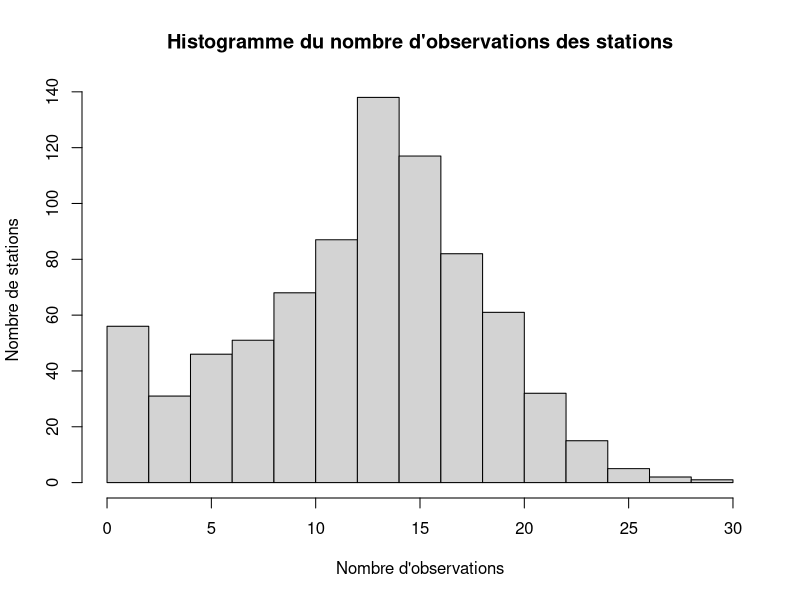
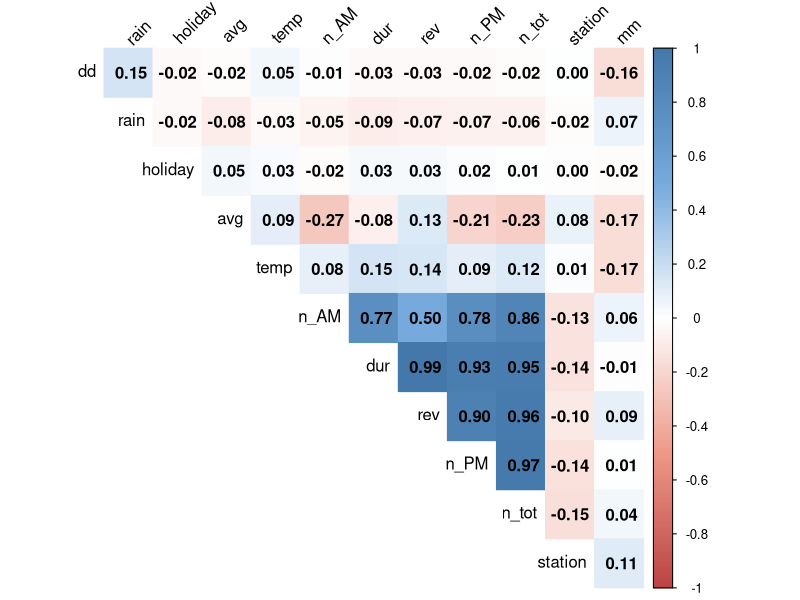
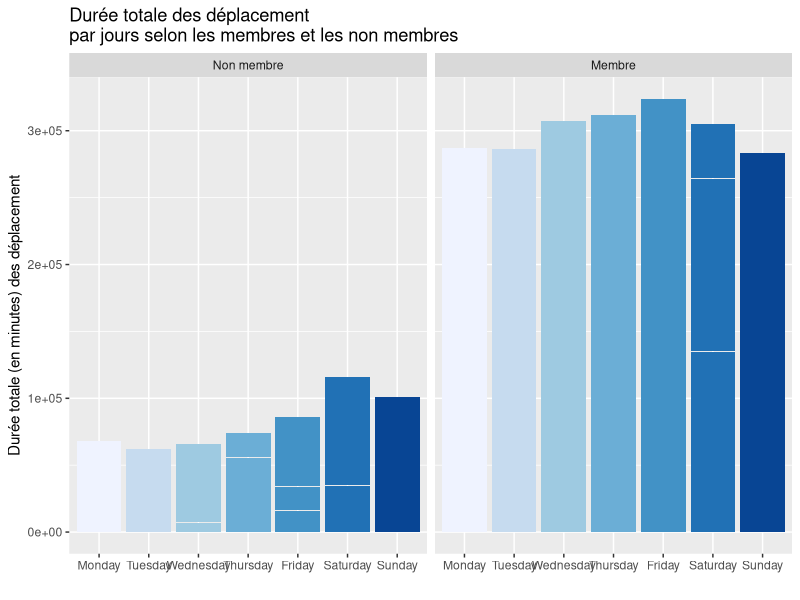
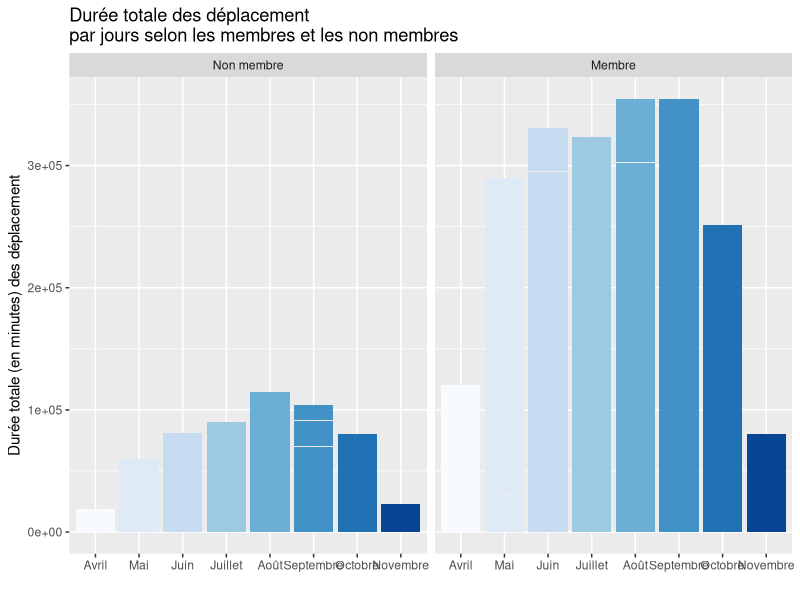
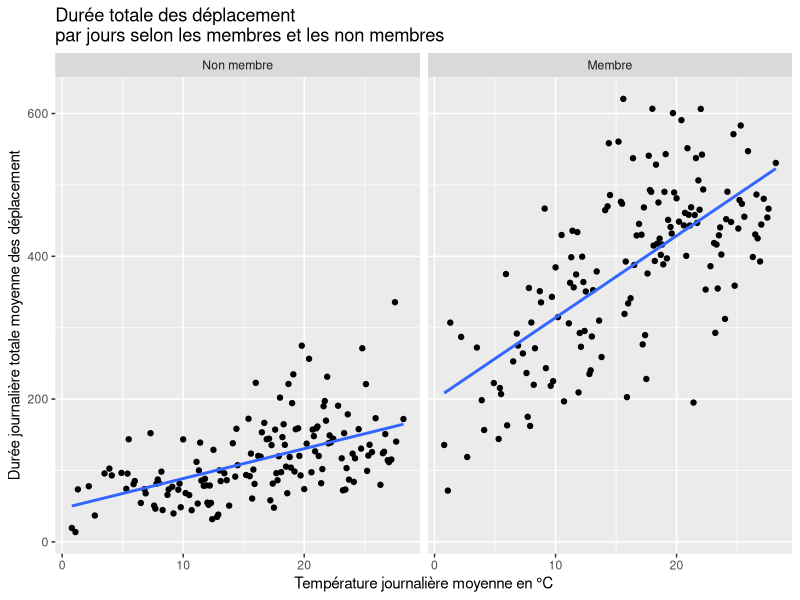
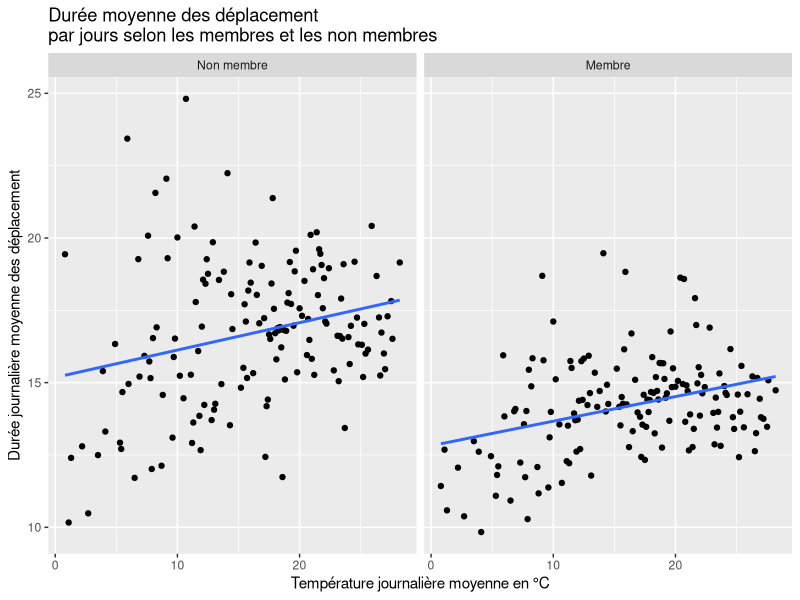
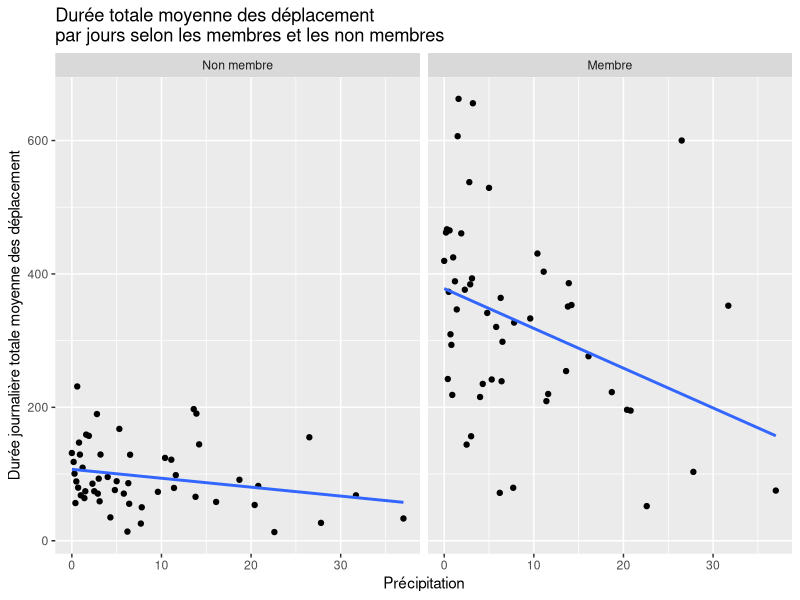
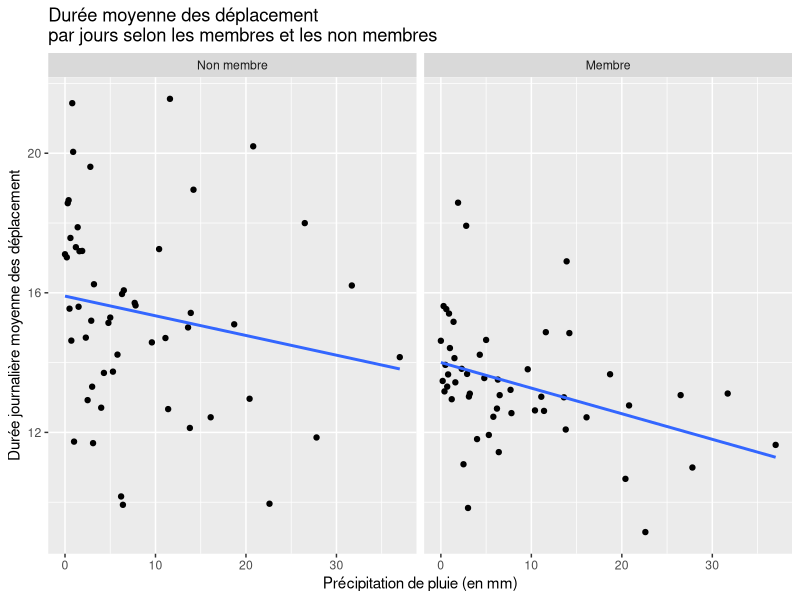

Reproduce these figures in R, in order.
## ---- chunk 1
knitr::opts_chunk$set(echo = FALSE)
knitr::opts_chunk$set(message = FALSE)
knitr::opts_chunk$set(warning = FALSE)
knitr::opts_chunk$set(error = FALSE)
## ---- chunk 2
library(tidyverse)
library(ggthemes)
library(RColorBrewer)
library(knitr)
library(corrplot)
## ---- chunk 3
dat = read.csv("bixi1.csv")

## ---- chunk 4
#Importation des données
bixi_raw_data_df= dat
#bixi_raw_data_df=read.table("raw_data/bixi1.csv", sep = ",", header = T)
## ---- chunk 5
knitr::kable(head(bixi_raw_data_df), caption="6 premières observations du jeu de données")
## ---- chunk 6
knitr::kable(tail(bixi_raw_data_df), caption="6 dernières observations du jeu de données")
## ---- chunk 7
str(bixi_raw_data_df)
## ---- chunk 8
options(knitr.kable.NA = "")
bixi_df=data.frame(station=as.factor(bixi_raw_data_df$station),
                   mm=as.factor(bixi_raw_data_df$mm),
                   dd=as.factor(bixi_raw_data_df$dd),
                   wday=as.factor(bixi_raw_data_df$wday),
                   mem=as.factor(bixi_raw_data_df$mem),
                   holiday=as.factor(bixi_raw_data_df$holiday),
                   bixi_raw_data_df[,7:ncol(bixi_raw_data_df)])
knitr::kable(summary(bixi_df), caption="Sommaire des observations")
## ---- chunk 9
freqTable_station=table(bixi_df$station)
hist(freqTable_station, xlab = "Nombre d'observations", ylab = "Nombre de stations", main = "Histogramme du nombre d'observations des stations")
## ---- chunk 10
my_colors  <- colorRampPalette(c("#BB4444", "#EE9988", "#FFFFFF", "#77AADD", "#4477AA"))(200)
corplot_dat <- dat %>% 
  select(-c(wday,mem))

corplot <- corrplot(cor(corplot_dat,use='pairwise.complete.obs'), 
                    method = "color",col = my_colors,
                    type = "upper", order = "hclust",
                    addCoef.col = "black",
                    tl.col = "black", tl.srt = 45,
                    sig.level = 0.01, insig = "blank",
                    diag = FALSE
                    )

## ---- chunk 11
dat$wday <- factor(dat$wday,
                   levels = c("Monday", "Tuesday", "Wednesday", "Thursday", "Friday", "Saturday", "Sunday"))

label <- c(`1` = "Membre", `0` = "Non membre")
## ---- chunk 12
ggplot(dat, aes(x=wday, y=dur,
           fill = wday)) +
  geom_bar(stat = "identity") +
  scale_fill_brewer(palette = "Blues")+
  facet_wrap(~ mem,labeller=labeller(mem=label))+
  theme(legend.position="none")+
  labs(title = "Durée totale des déplacement \npar jours selon les membres et les non membres")+
  xlab("")+
  ylab("Durée totale (en minutes) des déplacement")
## ---- chunk 13
dat$wday <- factor(dat$wday,
                   levels = c("Monday", "Tuesday", "Wednesday", "Thursday", "Friday", "Saturday", "Sunday"))

label <- c(`1` = "Membre", `0` = "Non membre")
## ---- chunk 14
ggplot(dat, aes(as.factor(mm), dur, fill = as.factor(mm))) +
  geom_bar(stat = "identity") +
  scale_fill_brewer(palette = "Blues")+
  facet_wrap(~ mem,labeller=labeller(mem=label))+
  theme(legend.position="none")+
  scale_x_discrete(breaks = 4:11,labels=c("Avril","Mai","Juin", "Juillet", "Août", "Septembre", "Octobre", "Novembre")) +
  labs(title = "Durée totale des déplacement \npar jours selon les membres et les non membres")+
  xlab("")+
  ylab("Durée totale (en minutes) des déplacement")
## ---- chunk 15
dat_temp <- dat %>%
  select(mem, dur, temp, avg) %>% 
  group_by(temp, mem) %>%
  summarise(dur = (mean(dur)),
            avg = mean(avg))
## ---- chunk 16
ggplot(dat_temp, aes(temp, dur)) +
  geom_point() +
  facet_wrap(~mem,labeller=labeller(mem=label))+
  geom_smooth(method='lm',  se=FALSE) +
  labs(title = "Durée totale des déplacement \npar jours selon les membres et les non membres")+
  xlab("Température journalière moyenne en °C")+
  ylab("Durée journalière totale moyenne des déplacement")

ggplot(dat_temp, aes(temp, avg)) +
  geom_point() +
  facet_wrap(~mem,labeller=labeller(mem=label))+
  geom_smooth(method='lm',  se=FALSE) +
  labs(title = "Durée moyenne des déplacement \npar jours selon les membres et les non membres")+
  xlab("Température journalière moyenne en °C")+
  ylab("Durée journalière moyenne des déplacement")

dat_temp_cor = dat_temp %>% 
  group_by(mem) %>%
  summarise(cor = cor(temp,dur),
            cor_avg = cor(temp,avg))
## ---- chunk 17
dat_rain <- dat %>%
  select(mem, dur, rain, avg) %>% 
  group_by(rain, mem) %>%
  summarise(dur = mean(dur),
            avg = mean(avg))

## ---- chunk 18
ggplot(dat_rain, aes(rain, dur)) +
  geom_point() +
  facet_wrap(~mem,labeller=labeller(mem=label)) +
  geom_smooth(method='lm', se=FALSE) +
  labs(title = "Durée totale moyenne des déplacement \npar jours selon les membres et les non membres")+
  xlab("Précipitation")+
  ylab("Durée journalière totale moyenne des déplacement")

ggplot(dat_rain, aes(rain, avg)) +
  geom_point() +
  facet_wrap(~mem,labeller=labeller(mem=label)) +
  geom_smooth(method='lm', se=FALSE) +
  labs(title = "Durée moyenne des déplacement \npar jours selon les membres et les non membres")+
  xlab("Précipitation de pluie (en mm)")+
  ylab("Durée journalière moyenne des déplacement")

dat_rain_cor = dat_rain %>% 
  group_by(mem) %>%
  summarise(cor = cor(rain,dur),
            cor_avg = cor(rain,avg))
## ---- chunk 19
dat_mem <- dat %>%
  select(mem, avg, dur) %>% 
  group_by(mem) %>%
  summarise(avg = mean(avg), dur = sum(dur)) %>% 
  mutate(dur_relative = ifelse(mem == 1, dur / sum(dat$mem == 1), dur / sum(dat$mem ==0))) %>% 
  mutate(mem = ifelse(mem == 1, "Membre", "Non-membre"))
## ---- chunk 20
kable(dat_mem, col.names = c("Membre", "Durée moyenne", "Durée totale", "Durée totale relative"), caption = "Détail sur la durée selon les abonnements")
## ---- chunk 21
dat_hol <- dat %>%
  select(holiday, avg, dur) %>% 
  group_by(holiday) %>%
  summarise(avg = mean(avg), dur = sum(dur)) %>% 
  mutate(dur_relative = ifelse(holiday == 1, dur / sum(dat$holiday == 1), dur / sum(dat$holiday ==0))) %>% 
  mutate(holiday = ifelse(holiday == 1, "Férié", "Non férié"))


kable(dat_hol, col.names = c("Jour", "Durée moyenne", "Durée totale", "Durée totale relative"), caption = "Détail sur la durée selon les fériés")

## ---- chunk 22
dat_station = dat %>% group_by(station) %>% summarise(dur = sum(dur))
data <- dat_station[order(-dat_station$dur), ]

# Créer un graphique à barres classant les stations en ordre décroissant
ggplot(data, aes(x = factor(station, levels = unique(data$station)), y = dur)) +
  geom_bar(stat = "identity", fill = "blue") +
  labs(x = "Station", y = "Somme de la Durée", title = "Stations Classées en Ordre Décroissant par Somme de Durée") +
  scale_x_discrete(labels = rep("", length(data$station))) +
  theme(panel.grid.major.x = element_blank(),
        axis.ticks.x = element_blank())
  
top3_stat_dur = head(data, 3)
## ---- chunk 23
dat_temp_ntot <- dat %>%
  select(mem, n_tot, temp) %>% 
  group_by(temp, mem) %>%
  summarise(n_tot = (mean(n_tot)))

ggplot(dat_temp_ntot, aes(temp, n_tot)) +
  geom_point() + geom_smooth(method='lm', se=FALSE) +
  facet_wrap(~mem,labeller=labeller(mem=label)) +
  labs(title = "Nombre moyen de déplacements \npar rapport à la température")+
  xlab("Température en °C")+
  ylab("Nombre de déplacement moyen")

dat_temp_ntot_cor = dat_temp_ntot %>% 
  group_by(mem) %>%
  summarise(cor = cor(temp,n_tot))
## ---- chunk 24

mean_temp_vs_mm <- round(aggregate(dat$temp~dat$mm, FUN=mean, na.rm = TRUE), digits=2)
kable(mean_temp_vs_mm, col.names = c("Mois","Température moyenne (°C)"), caption = "Température moyenne par mois")

## ---- chunk 25
dat_rain_ntot <- dat %>%
  select(mem, n_tot, rain) %>% 
  group_by(rain, mem) %>%
  summarise(n_tot = (mean(n_tot)))

ggplot(dat_rain_ntot, aes(rain, n_tot)) +
  geom_point() + geom_smooth(method='lm', se=FALSE) +
  facet_wrap(~mem,labeller=labeller(mem=label)) +
  labs(title = "Nombre moyen de déplacements \npar rapport à la quantité de précipitations")+
  xlab("Quantité de précipitations (mm) par jour")+
  ylab("Nombre de déplacement moyen")

dat_rain_ntot_cor = dat_rain_ntot %>% 
  group_by(mem) %>%
  summarise(cor = cor(rain,n_tot))
## ---- chunk 26

dat_n_tot_wday <- dat %>%
  select(mem, n_tot, wday, n_AM, n_PM) %>%
  group_by(wday, mem) %>%
  summarise(n_tot = mean(n_tot),
            n_AM =  mean(n_AM),
            n_PM =  mean(n_PM))%>%
            mutate(n_nuit = n_tot-n_AM-n_PM) %>% 
  select(wday,mem,n_AM,n_PM,n_nuit,n_tot)

dat_mean_n_tot_wday <- dat_n_tot_wday %>%
  group_by(mem) %>% 
  summarise(n_tot = mean(n_tot))

dat_n_tot_wday_2 <- tidyr::pivot_longer(dat_n_tot_wday, cols = starts_with("n_"), names_to = "moment", values_to = "nombre")

ggplot(data = dat_n_tot_wday_2, aes(x = wday, y = nombre, fill = factor(moment))) +
  geom_bar(stat = "identity", position = position_dodge(), width = 0.7) +
  facet_grid(mem ~ ., scales = "free_y", labeller = as_labeller(c('0' = "Non-membre", '1' = "Membre"))) +
  labs(title = "Déplacements en Bixi d'aprés le jour de la semaine",
       x = "Jour de la semaine", y = "Nombre de déplacements",
       fill = "Variable") +
  scale_fill_manual(values = c("n_AM" = "blue", "n_PM" = "red", "n_nuit" = "green", "n_tot" = "purple"),
                    name = "Moment de la   journée",
                    labels = c("AM", "Nuit", "PM", "Total"))+
  geom_text(aes(label = round(nombre, 1)), position = position_dodge(width = 0.7), vjust = -0.5, size = 2)+
  scale_x_discrete(labels = c("Lundi", "Mardi", "Mercredi", "Jeudi", "Vendredi", "Samedi", "Dimanche"))+
  theme(strip.text = element_text(size = 12, face = "bold"),
        axis.text.x = element_text(angle = 45, hjust = 1))

## ---- chunk 27

dat_hol_n_tot <- dat %>%
  select(holiday, n_tot) %>% 
  group_by(holiday) %>%
  mutate(mean_n_tot = n_tot) %>% 
  summarise(mean_n_tot = mean(n_tot), n_tot = sum(n_tot)) %>%
  mutate(holiday = ifelse(holiday == 1, "Férié", "Non férié"))

kable(dat_hol_n_tot, col.names = c("Jour", "Nb. déplacement moyen", "Nb. déplacement total"), caption = "Détail sur le nombre de déplacement selon les fériés")

## ---- chunk 28

dat_n_tot_vs_mois <- dat %>%
  select(mem, n_tot, mm) %>% 
  group_by(mm, mem) %>%
  summarise(n_tot = (mean(n_tot)))

mois <- c(rep("Avril",2), rep("Mai",2), rep("Juin",2), rep("Juillet",2), rep("Août",2), rep("Septembre",2), rep("Octobre",2), rep("Novembre",2))

dat_n_tot_vs_mois <- dat_n_tot_vs_mois %>% mutate(mm=factor(mm, levels=c(4:11), ordered=TRUE))

ggplot(dat_n_tot_vs_mois, aes(x=mm, y=n_tot,
           fill = mois)) +
  geom_bar(stat = "identity") +
  facet_wrap(~ mem,labeller=labeller(mem=label))+
  theme(legend.position="none")+
  labs(title = "Nombre de déplacement moyen\npar jours selon les membres et les non membres")+
  xlab("")+
  ylab("Nombre de déplacement")+
  scale_x_discrete(labels = c("Avril", "Mai", "Juin", "Juillet", "Août", "Septembre", "Octobre", "Novembre"))+
  theme(strip.text = element_text(size = 12, face = "bold"),
        axis.text.x = element_text(angle = 45, hjust = 1))+
  geom_text(aes(label = round(n_tot, 1)), position = position_dodge(width = 0.7), vjust = -0.5, size = 3)


memmois = (select(filter(dat_n_tot_vs_mois,mem ==1),n_tot))
nmemmois = (select(filter(dat_n_tot_vs_mois,mem ==0),n_tot))
cor_mois_m_vs_nm <- cor(memmois$n_tot,nmemmois$n_tot)
cor_mois_m_vs_avg_temp <- cor(memmois$n_tot,mean_temp_vs_mm$`dat$temp`)
cor_mois_nm_vs_avg_temp <- cor(nmemmois$n_tot,mean_temp_vs_mm$`dat$temp`)
## ---- chunk 29

dat_n_tot_station <- dat %>%
  select(mem, n_tot, station) %>% 
  group_by(station, mem) %>%
  summarise(n_tot = (sum(n_tot)))

top_station_m <- dat_n_tot_station %>% 
  filter(mem == 1) %>% 
  arrange(desc(n_tot)) %>% 
  head(5) %>% 
  cbind(c("Métro Mont-Royal (Rivard / du Mont-Royal)","Prince-Arthur / du Parc","De Bréboeuf / du Mont-Royal",
          "Messier / Du Mont-Royal", "Boyer / du Mont-Royal")) %>% 
  cbind(c("Plateau Mont-Royal","Plateau Mont-Royal","Plateau Mont-Royal","Plateau Mont-Royal","Plateau Mont-Royal"))  %>% 
  select(-matches("^mem"))

colnames(top_station_m)[3] <- "Emplacement"
colnames(top_station_m)[4] <- "Arrondissement"

top_station_m <- top_station_m%>% 
  select(station, Emplacement,Arrondissement, n_tot)

top_station_nm <- dat_n_tot_station %>% 
  filter(mem == 0) %>% 
  arrange(desc(n_tot)) %>% 
  head(5) %>% 
  cbind(c("de la Commune / Place Jacques-Cartier","Duluth / St-Laurent","Métro Mont-Royal (Rivard / du Mont-Royal)",
          "St-Dominique / Napoléon", "de la Commune / St-Sulpice")) %>% 
  cbind(c("Le Vieux Montréal","Plateau Mont-Royal","Plateau Mont-Royal","Plateau Mont-Royal","Le Vieux Montréal")) %>% 
  select(-matches("^mem"))

colnames(top_station_nm)[3] <- "Emplacement_nm"
colnames(top_station_nm)[4] <- "Arrondissement_nm"

top_station_nm <- top_station_nm%>% 
  select(station, Emplacement_nm,Arrondissement_nm,n_tot)

kable(top_station_m, col.names = c("Stations","Emplacement","Arrondissement", "Nb. de déplacement total"), caption = "Détail sur les stations les plus utilisées pour les membres") 

kable(top_station_nm, col.names = c("Stations","Emplacement","Arrondissement", "Nb. de déplacement total"), caption = "Détail sur les stations les plus utilisées pour les non-membres") 


## ---- chunk 30

df_Nmem_compl <- dat  %>% subset(mem == '0')

dat_rev <- df_Nmem_compl %>%
  select(rev, holiday) %>% 
  group_by(holiday) %>%
  summarise(rev_moyen = mean(rev),rev_total = sum(rev)) %>% 
  mutate(holiday = ifelse(holiday == 1, "Journée fériée", "journée normale"))


kable(dat_rev, col.names = c("", "Revenu moyen", "Revenu total"), caption = "Détails entre les journées fériées et le revenu rapporté par les non-membres")
